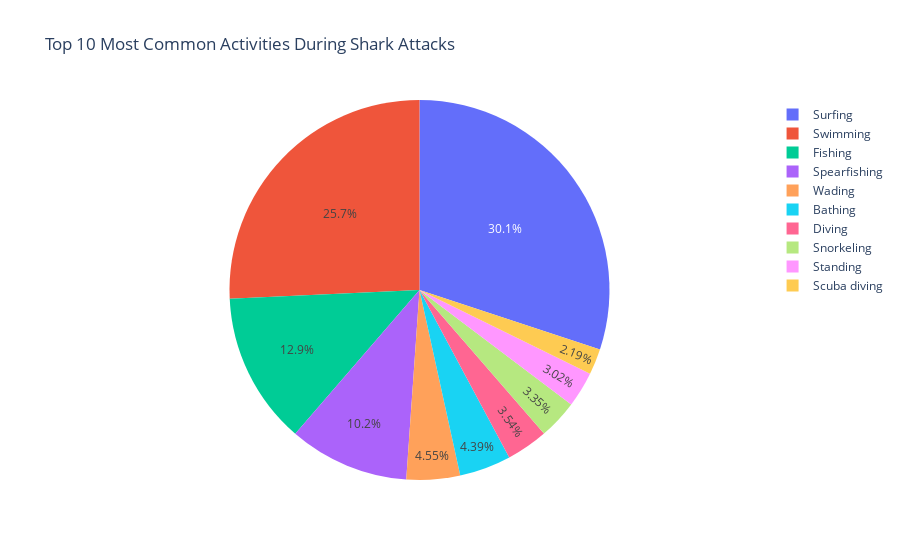

Notebook code cell kept with this figure:
### Code cell
# Get the top 10 most common activities
top_activities = df['Activity'].value_counts().nlargest(10)

# Visualization 10: Shark Attacks by Activity
fig10 = px.pie(top_activities, names=top_activities.index, values=top_activities.values,
               title='Top 10 Most Common Activities During Shark Attacks')
fig10.show()

### Figure 1 — Plotly figure (JSON) as saved in the notebook; plotly's stock layout.template omitted (floating-point values rounded to 4 significant figures)
{"data": [{"domain": {"x": [0, 1], "y": [0, 1]}, "hovertemplate": "index=%{label}<br>value=%{value}<extra></extra>", "labels": ["Surfing", "Swimming", "Fishing", "Spearfishing", "Wading", "Bathing", "Diving", "Snorkeling", "Standing", "Scuba diving"], "legendgroup": "", "name": "", "showlegend": true, "type": "pie", "values": [1096, 938, 471, 373, 166, 160, 129, 122, 110, 80]}], "layout": {"legend": {"tracegroupgap": 0}, "title": {"text": "Top 10 Most Common Activities During Shark Attacks"}}}
